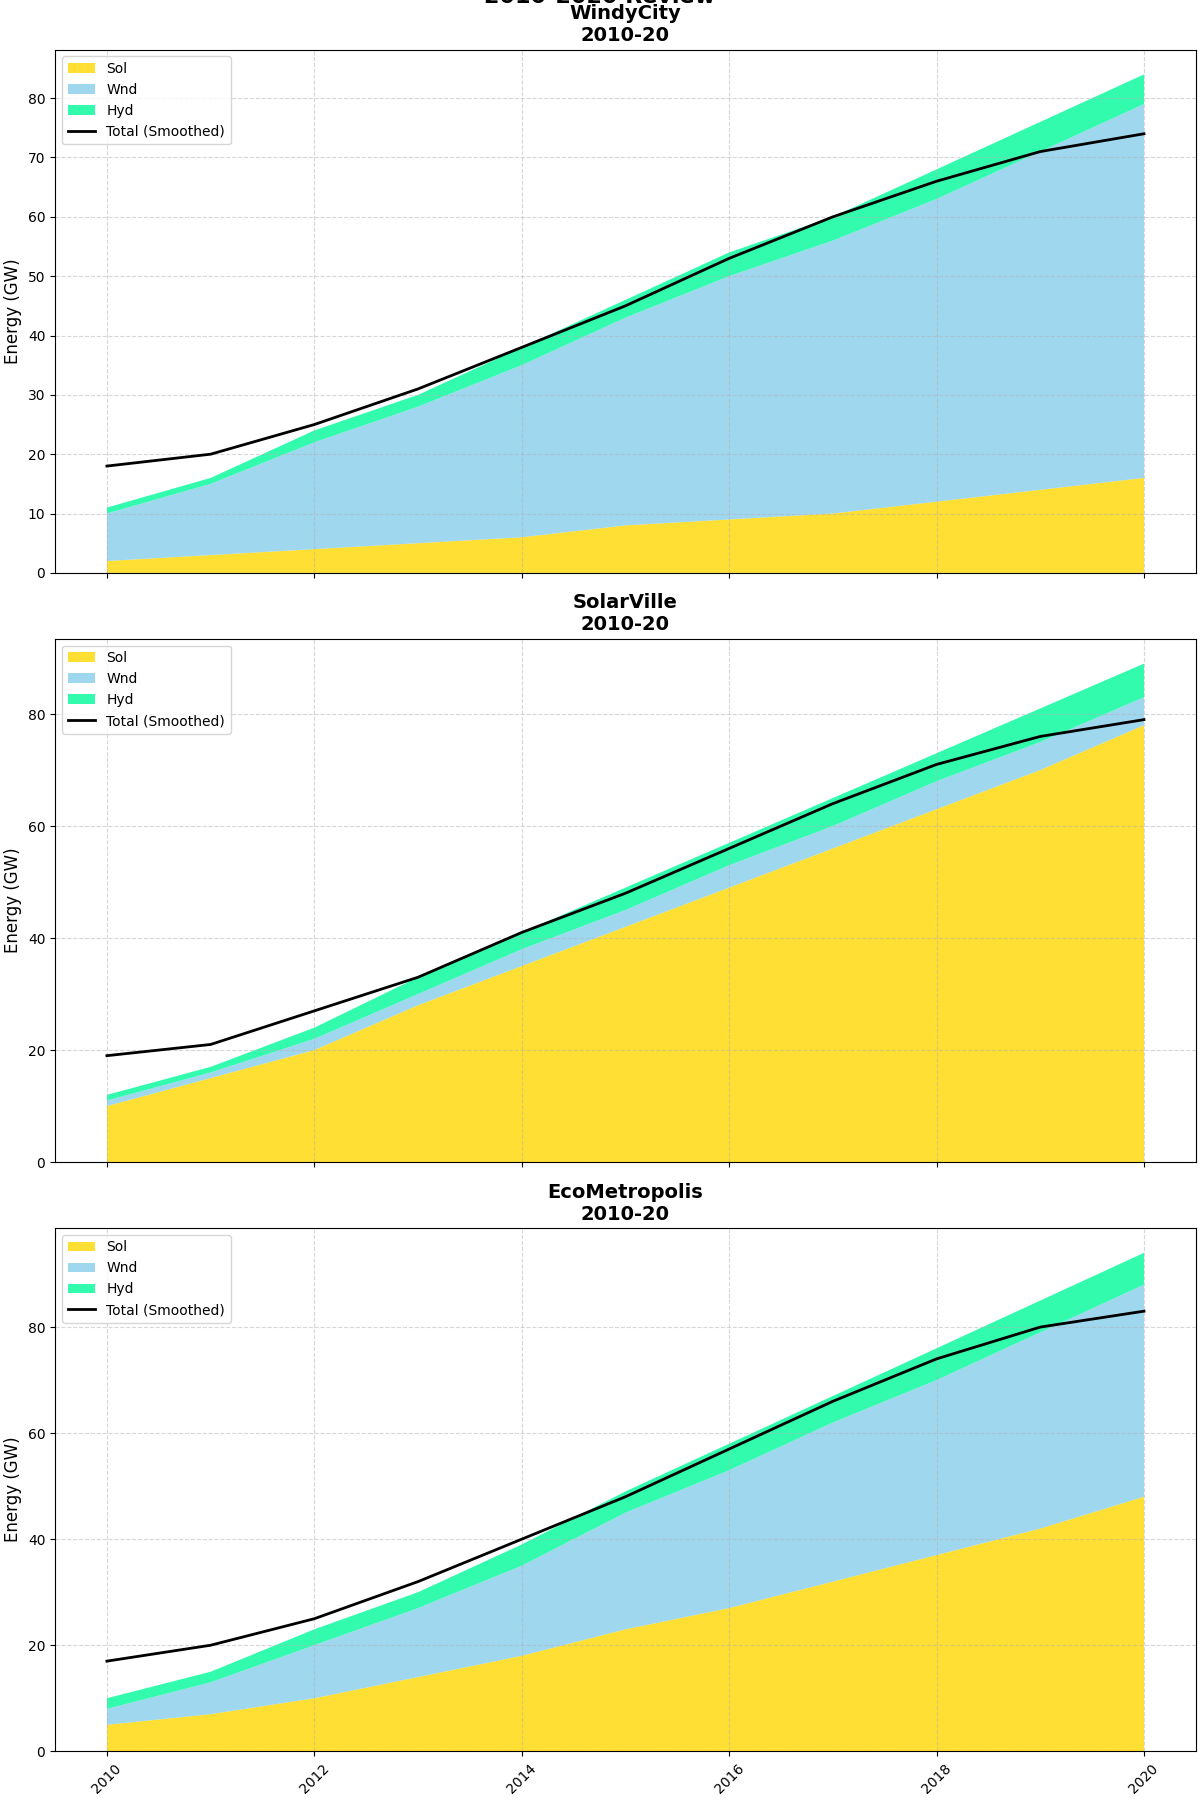

Here is the Python script that generated this plot:
import matplotlib.pyplot as plt
import numpy as np
from scipy.ndimage import gaussian_filter1d

years = np.arange(2010, 2021)

solar_eco = np.array([5, 7, 10, 14, 18, 23, 27, 32, 37, 42, 48])
wind_eco = np.array([3, 6, 10, 13, 17, 22, 26, 30, 33, 37, 40])
hydro_eco = np.array([2, 2, 3, 3, 4, 4, 5, 5, 6, 6, 6])
total_eco = solar_eco + wind_eco + hydro_eco

solar_solarville = np.array([10, 15, 20, 28, 35, 42, 49, 56, 63, 70, 78])
wind_solarville = np.array([1, 1, 2, 2, 3, 3, 4, 4, 5, 5, 5])
hydro_solarville = np.array([1, 1, 2, 3, 3, 4, 4, 5, 5, 6, 6])
total_solarville = solar_solarville + wind_solarville + hydro_solarville

solar_windycity = np.array([2, 3, 4, 5, 6, 8, 9, 10, 12, 14, 16])
wind_windycity = np.array([8, 12, 18, 23, 29, 35, 41, 46, 51, 57, 63])
hydro_windycity = np.array([1, 1, 2, 2, 3, 3, 4, 4, 5, 5, 5])
total_windycity = solar_windycity + wind_windycity + hydro_windycity

smooth_eco = gaussian_filter1d(total_eco, sigma=2)
smooth_solarville = gaussian_filter1d(total_solarville, sigma=2)
smooth_windycity = gaussian_filter1d(total_windycity, sigma=2)

fig, ax = plt.subplots(3, 1, figsize=(12, 18), sharex=True, constrained_layout=True)

ax[2].stackplot(years, solar_eco, wind_eco, hydro_eco, labels=['Sol', 'Wnd', 'Hyd'], colors=['#FFD700', '#87CEEB', '#00FA9A'], alpha=0.8)
ax[2].plot(years, smooth_eco, color='black', linestyle='-', linewidth=2, label='Total (Smoothed)')
ax[2].set_title('EcoMetropolis\n2010-20', fontsize=14, weight='bold')
ax[2].set_ylabel('Energy (GW)', fontsize=12)
ax[2].legend(loc='upper left', fontsize=10)
ax[2].grid(True, linestyle='--', alpha=0.5)

ax[1].stackplot(years, solar_solarville, wind_solarville, hydro_solarville, labels=['Sol', 'Wnd', 'Hyd'], colors=['#FFD700', '#87CEEB', '#00FA9A'], alpha=0.8)
ax[1].plot(years, smooth_solarville, color='black', linestyle='-', linewidth=2, label='Total (Smoothed)')
ax[1].set_title('SolarVille\n2010-20', fontsize=14, weight='bold')
ax[1].set_ylabel('Energy (GW)', fontsize=12)
ax[1].legend(loc='upper left', fontsize=10)
ax[1].grid(True, linestyle='--', alpha=0.5)

ax[0].stackplot(years, solar_windycity, wind_windycity, hydro_windycity, labels=['Sol', 'Wnd', 'Hyd'], colors=['#FFD700', '#87CEEB', '#00FA9A'], alpha=0.8)
ax[0].plot(years, smooth_windycity, color='black', linestyle='-', linewidth=2, label='Total (Smoothed)')
ax[0].set_title('WindyCity\n2010-20', fontsize=14, weight='bold')
ax[0].set_ylabel('Energy (GW)', fontsize=12)
ax[0].legend(loc='upper left', fontsize=10)
ax[0].grid(True, linestyle='--', alpha=0.5)

for axis in ax:
    axis.tick_params(axis='x', labelrotation=45)
    axis.xaxis.set_major_locator(plt.MaxNLocator(integer=True))

plt.suptitle('Renewable Energy in Cities:\n2010-2020 Review', fontsize=16, weight='bold', y=1.02)

plt.show()
